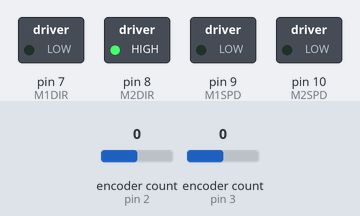
Simulated run of this sketch. Board: Arduino Uno, built with avr-gcc and run on an emulated ATmega328P. Shown: switched loads named in the sketch (green lamp = pin HIGH). Inputs (shaded band) come from the test bench; at power-on: encoder count (sensors on pin 2, pin 3) 0. Pins used as bus, display or sensor lines are not drawn; what the sketch prints to the serial monitor is not drawn.

Above: at 0.1 s.
At 1.1 s:
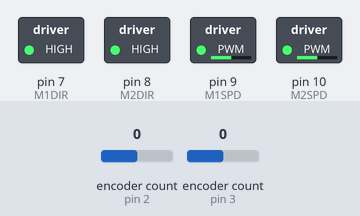
Timing chart, 0 to 21.5 s (numbered marks = the images above):
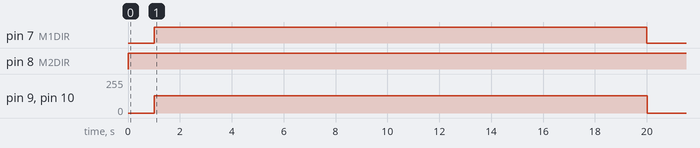

The sketch:

robotTunedExp.ino
```cpp
// Aidan Ferry and Charles Vath (I, Charles, based this document off of Aiden's code for the Miniproject and some prior code I wrote for step response testing in te Miniproject)
// 03/_/2023
// Demo 1 Identification Experiments

// Encoder library used to deal with encoders on the motor
#include <Encoder.h>

// Set up the motors on the board for the pins they connect to
#define EN1 4
#define M1DIR 7
#define M1SPD 9

#define EN2 5
#define M2DIR 8
#define M2SPD 10

// Logic variables
boolean ran = false; // Whether the experiment has ran
boolean outBool = true; // Whether to print out
boolean proc = false; // Seems superfluous now
boolean turned=false; // Whether robot has turned
double phiErrors[40] = {5, 5, 5}; // List of last 40 phi errors
double turnThresh = 0.01; //  At what level of radians off from the desired angle to start moving forward

// Kp, Ki, Kd
double PhiP = 25; double PhiI = 0; double PhiD = 0.1; // Phi
double dPhiP = 1; double dPhiI = 0; double dPhiD = 0; // derivative of Phi
double DistP = 1; double DistI = 0; double DistD = 0.1; // Distance
double dDistP = 1; double dDistI = 0; double dDistD = 0; // derivative of Distance

// Error variables
double PhiE = 0; double PhidE = 0; double PhiintE = 0; double lastPhiE = 0; // Phi error
double DistE = 0; double DistdE = 0; double DistintE = 0; double lastDistE = 0; // derivative of Phi error
double dPhiE = 0; double dPhidE = 0; double dPhiintE = 0; double lastdPhiE = 0; // Distance error
double dDistE = 0; double dDistdE = 0; double dDistintE = 0; double lastdDistE = 0; // derivative of Distance error

// Voltage variables
double Vapp1=0; double Vapp2=0; // Voltage applied to the motors

// Timing variables
// Subset of Timing: Global Experiment Clock
int clk; // Determines whether robot should be running or not

// Subset of Timing: Error Timing
double presTime = 0; double prevTime = 0;

// Subset of Timing: Velocity Estimation
int newTime1 = 0  ; int newTime2 = 0;
int oldTime1; int oldTime2;

// Subset of Timing: March. Used to keep loop time around ~5 ms
int march; int thresh = 5000;
int marchStart; int marchEnd;

// Displacement variables
double setDist = 0; double setPhi = 0;
double disp1 = 0; double disp2 = 0;
double oldDisp1; double oldDisp2;
double presDist = 0; double presPhi = 0;

// Velocity variables
double setVel = 0; double setAngVel = 0;
double vel = 0; double rot = 0;
double om1; double om2;
double om1Arr[5] = {0}; double om2Arr[5] = {0}; // Last 5 angular velocities
double om1Avg = 0; double om2Avg = 0; // Average velocity for both wheels
double setdPhi = 0; double setdDist = 0;

// Robot Paramters
double dist = 0.2794; // [m]
double radii = 0.149/2; // [m]

// Other
double temp = 0;

//Initialize the motor encoder object
Encoder motorA(2,4);
Encoder motorB(3,5);

void setup() {
  Serial.begin(230400);

  //Initialize pins for motor driver control
  pinMode(EN1,OUTPUT);
  pinMode(M1DIR, OUTPUT);
  pinMode(M1SPD, OUTPUT);

  pinMode(EN2,OUTPUT);
  pinMode(M2DIR, OUTPUT);
  pinMode(M2SPD, OUTPUT);

  //Enable motor drivers
  digitalWrite(EN1,HIGH);
  digitalWrite(EN2,HIGH);

  // Clock for sampling
  clk = millis();

  // Timing set up
  oldTime1 = micros();
  oldTime2 = oldTime1;

  marchStart = oldTime1;
  marchEnd = oldTime1;

  prevTime = oldTime1;

  // Displacement
  oldDisp1 = 0;
  oldDisp2 = 0;

}

void loop() {
  // Loop execution:
  // 1st, get clk and determine whether to apply a step response
  // 2nd, read the encoders and get the displacement, velocity, etc.. from the results
  // 3rd, PID math to determine error and subsequent PID control on inner and outer loop to determine voltage
  // 4th, convert PID values to voltage to apply to robot

  clk = millis();
  // Step response logic
  if (clk < 1000 && !ran) { // Set speed to 0
    setPhi = 0;
    setDist = 0;
  }

  else if (clk < 20000 && !ran) { // Apply step voltage as needed for avgVa or delVa
    setPhi = 1*PI; // Fudge factor (1) * angle in radians, is the set angle
    setDist = 1.03*3; // Fudge factor (1.03) * distance in meters, is the set distance
  }

  else { // Stop
    ran = true;
    setPhi = presPhi;
    setDist = presDist;
  }

  //Read Encoder 1
  disp1 = (double)motorA.read()*2*PI/3200;
  newTime1 = micros();
  om1 = 1000000*(disp1 - oldDisp1) / (newTime1 - oldTime1);

  //Read Encoder 2
  disp2 = -1*(double)motorB.read()*2*PI/3200;
  newTime2 = micros();
  om2 = 1000000*(disp2 - oldDisp2) / (newTime2 - oldTime2);

  // Handle clean-up from reading encoders
  oldTime1 = newTime1;
  oldDisp1 = disp1;

  oldTime2 = newTime2;
  oldDisp2 = disp2;

  // Process encoder data
  presDist = radii * (disp1 + disp2) / 2;
  presPhi = radii * (disp1 - disp2) / dist;

  // Moving average filter on angular velocity of motors to get more consistent results
  om1Avg = 0;
  om2Avg = 0;

  for(int i1 = 4; i1 > 0; i1 -= 1) {
    om1Avg += om1Arr[i1]/5.0;
    om1Arr[i1] = om1Arr[(i1-1)];
  }
  om1Avg += om1 / 4;
  om1Arr[0] = om1;

  for(int i1 = 4; i1 > 0; i1 -= 1) {
    om1Avg += om1Arr[i1]/5.0;
    om1Arr[i1] = om1Arr[(i1-1)];
  }
  om1Avg += om1 / 4;
  om1Arr[0] = om1;

  vel = radii * (om1 + om2) / 2;
  rot = radii * (om1 - om2) / dist;

  // PID Math for outer loop controller
  presTime = micros();
  PhiE = setPhi - presPhi;
  PhidE = (PhiE-lastPhiE)*1000000/(presTime-prevTime);
  PhiintE += PhiE*(presTime-prevTime)/1000000;
  lastPhiE = PhiE;

  DistE = setDist - presDist;
  DistdE = (DistE-lastDistE)*1000000/(presTime-prevTime);
  if ((abs(DistE) < 0.1) && (abs(PhiE) < 0.01)) {
    DistintE += DistE*(presTime-prevTime)/1000000;
  }
  Serial.println(DistintE);
  lastDistE = DistE;

  setdPhi = PhiP*PhiE + PhiD*PhidE + PhiI*PhiintE;
  setdDist = DistP*DistE + DistD*DistdE + DistI*DistintE;

  // PID Math for inner loop controller
  dPhiE = setdPhi - rot;
  dPhidE = (dPhiE-lastdPhiE)*1000000/(presTime-prevTime);
  dPhiintE += dPhiE*(presTime-prevTime)/1000000;
  lastdPhiE = dPhiE;

  dDistE = setdDist - vel;
  dDistdE = (dDistE-lastdDistE)*1000000/(presTime-prevTime);
  dDistintE += dDistE*(presTime-prevTime)/1000000;
  lastdDistE = dDistE;

  // Apply Voltage to turn angle first
  temp = 255.0 * (dPhiP*dPhiE + dPhiD*dPhidE + dPhiI*dPhiintE);
  if (temp > 128) {temp = 128;}
  if (temp < -128) {temp = -128;}

  Vapp1 = temp;
  Vapp2 = -1*temp;

  // Turning logic
  // Goal is for robot to turn only if past 40 phi errors were within a threshold range from 0.
  // Set turned to true, will be set false if not supposed to turn ideally

  // If the robot has turned already, give more slack for any bit of angular deviation
  turned = true;

  // Push all errors in array back 1 except for 0th error
  for(int i1=39; i1!=0; i1 -= 1) {
    if ((phiErrors[(i1-1)] > turnThresh) || (phiErrors[(i1-1)] < -1*turnThresh)) {
      turned = false;
    }
    phiErrors[i1] = phiErrors[(i1-1)];
  }

  // Add new error to 0th index and check if error exceeds thresh
  phiErrors[0] = PhiE;
  if ((phiErrors[0] > turnThresh) || (phiErrors[0] < -1*turnThresh)) {
      turned = false;
  }

  if (turned) {
    temp = 255.0 * (dDistP*dDistE + dDistD*dDistdE + dDistI*dDistintE);
    if (temp > 128) {temp = 128;}
    if (temp < -128) {temp = -128;}
    Vapp1 += temp;
    Vapp2 += temp;
  }

  // Saturation application to the voltage signal for both motors below
  if(Vapp1>255)Vapp1=255;
  if(Vapp1<-255)Vapp1=-255;

  if(Vapp2>255)Vapp2=255;
  if(Vapp2<-255)Vapp2=-255;

  //Drive Motor
  if(Vapp1>0) digitalWrite(M1DIR,HIGH);
  else digitalWrite(M1DIR,LOW);

  if(Vapp2>0) digitalWrite(M2DIR,LOW);
  else digitalWrite(M2DIR,HIGH);

  analogWrite(M1SPD,abs(Vapp1));
  analogWrite(M2SPD,abs(Vapp2));

  // Print outs
  if (ran) {
    outBool = false;
  }

  if (outBool) {
    Serial.print("|t:");
    Serial.print(clk);

    Serial.print("|V1:");
    Serial.print(Vapp1);

    Serial.print("|V2:");
    Serial.print(Vapp2);

    Serial.print("|PE:");
    Serial.print(PhiE);

    Serial.print("|DE:");
    Serial.print(DistE);

    //Serial.print("|dPE:");
    //Serial.print(dPhiE);

    //Serial.print("|dDE:");
    //Serial.print(dDistE);

    //Serial.print("|d1:");
    //Serial.print(disp1);

    //Serial.print("|d2:");
    //Serial.print(disp2);

    Serial.println("");
  }

  // Sampling configuration
  // Get current time passed
  marchEnd = micros();
  march = marchEnd - marchStart;

  if (march > thresh) { // Went over sampling time
    Serial.println("DOST ERROR"); // DOST: Deviation Of Sampling Time
    Serial.println("");
  }
  else {
    while (march < thresh) {
      marchEnd = micros();
      march = marchEnd - marchStart;
    }
  }

  marchStart = marchEnd;
}
```

Measured:
- by itself, pin 7 (M1DIR): LOW → HIGH at 1.0 s, → LOW 19.0 s later
- by itself, pin 8 (M2DIR): LOW → HIGH at 0.00 s
- by itself, pin 9 (M1SPD), pin 10 (M2SPD): 0/255 → 128/255 at 1.0 s, → 0/255 19.0 s later
